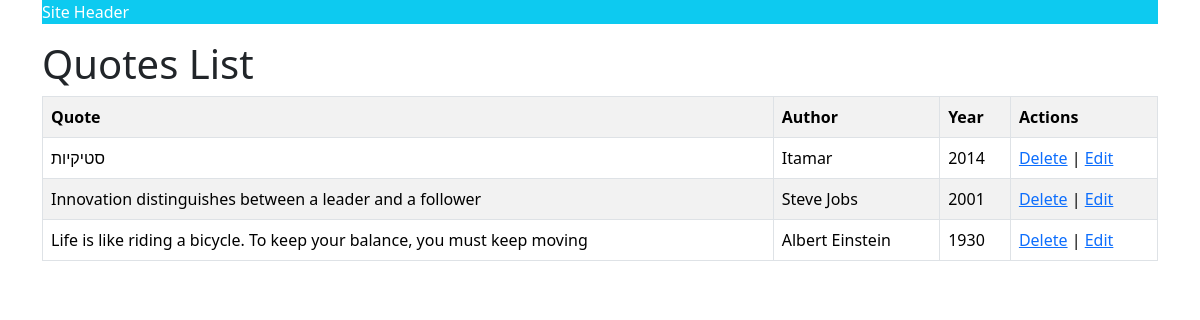
The app's page /quotes/, older data.
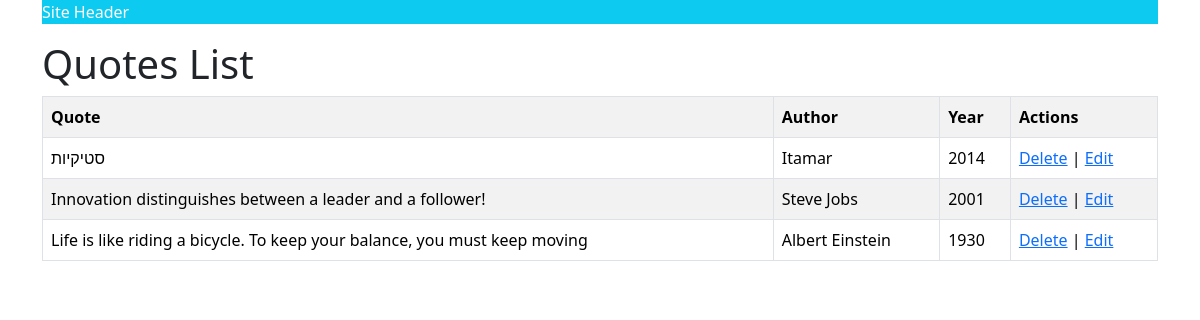
The same page, newer data.
### quotes/models.py (models this page shows, shortened)
class Quote(models.Model):
    author = models.CharField(max_length=60)
    quote = models.TextField()
    year = models.IntegerField()
    created_at = models.DateTimeField(auto_now_add=True)
    updated_at = models.DateTimeField(auto_now=True)

### quotes/views.py (the view)
# urls.py: path('', get_quotes, name='quotes'),
def get_quotes(req):
    quotes = Quote.objects.all().order_by('-year')
    return render(req, 'quotes/list.html', {'quotes': quotes})

### quotes/templates/quotes/list.html (shortened to what this page needs)
{% extends 'quotes/base.html' %}
{% block content %}
  <h1>Quotes List</h1>
  <table class="table table-striped table-bordered">
    <tr>
      <th>Quote</th>
      <th>Author</th>
      <th>Year</th>
      <th>Actions</th>
    </tr>
    {% for quote in quotes %}
      <tr>
        <td>{{ quote.quote }}</td>
        <td>{{ quote.author }}</td>
        <td>{{ quote.year }}</td>
        <td>
          <a href="{% url "delete_quote" quote.id %}">Delete</a> |
          <a href="{% url "edit_quote" quote.id %}">Edit</a>
        </td>
      </tr>
    {% endfor %}
  </table>
{% endblock %}

Row changes from the older to the newer data that the page shows:
changed Quote "Steve Jobs": quote "Innovation distinguishes between a leader and a follower" → "Innovation distinguishes between a leader and a follower!"
